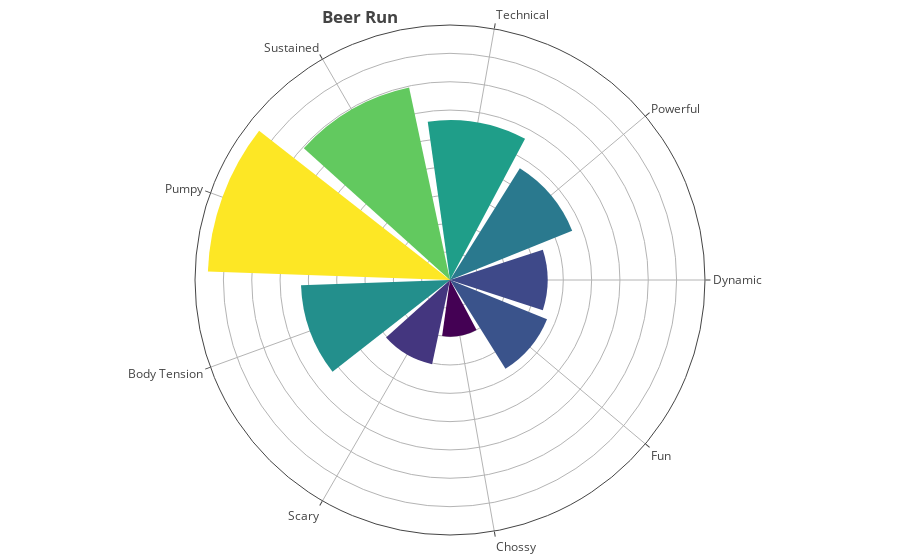

Here is the notebook cell this chart was saved with:
### Code cell
# 114776484 No Excuse
# 106811748 Choke Cherry Eyes
# 113170173 Whipped Cream
# 107381798	Deepwater Horizon
# 105762645 Childhood's End
# 105749158 Sonic Youth
# 105756778	The Scenic Cruise
# 105758647 Fission aka Ken T'ank
# 105749797	Y2K
# 112095476	Backdoor Man
# 106812289 Double Stout
# 105749530 Skimbleshanks
# 106980056 The Rodeo
# 107892801 Chuckles
# 105753859 Beer Run

IDs = [114776484, 106812289, 113170173]

label_map = {
    'dynamic': 'Dynamic',
    'powerful': 'Powerful',
    'technical': 'Technical',
    'sustained': 'Sustained',
    'pump': 'Pumpy',
    'body_tension': 'Body Tension',
    'scary': 'Scary',
    'chossy': 'Chossy',
    'fun': 'Fun',
}

# multi_route_radar_plot(IDs, df, model, general_descriptors, label_map)
route_profile_plot(105753859, df, model, general_descriptors, label_map)

### Figure 1 — Plotly figure (JSON) as saved in the notebook; plotly's stock layout.template omitted (floating-point values rounded to 4 significant figures)
{"data": [{"customdata": [["Dynamic", 0.17], ["Powerful", 0.23], ["Technical", 0.28], ["Sustained", 0.35], ["Pumpy", 0.43], ["Body Tension", 0.26], ["Scary", 0.15], ["Chossy", 0.1], ["Fun", 0.18]], "hoverlabel": {"bgcolor": "white", "font": {"family": "Arial", "size": 12}}, "hovertemplate": "%{customdata[0]} = %{customdata[1]}<extra></extra>", "marker": {"color": [0.1723, 0.2326, 0.2822, 0.3473, 0.4277, 0.2632, 0.1519, 0.1, 0.1848], "colorscale": [[0, "#440154"], [0.1111, "#482878"], [0.2222, "#3e4989"], [0.3333, "#31688e"], [0.4444, "#26828e"], [0.5556, "#1f9e89"], [0.6667, "#35b779"], [0.7778, "#6ece58"], [0.8889, "#b5de2b"], [1, "#fde725"]]}, "name": "Beer Run (5.13a)", "r": [0.1723, 0.2326, 0.2822, 0.3473, 0.4277, 0.2632, 0.1519, 0.1, 0.1848], "theta": ["Dynamic", "Powerful", "Technical", "Sustained", "Pumpy", "Body Tension", "Scary", "Chossy", "Fun"], "type": "barpolar"}], "layout": {"margin": {"b": 25, "l": 1, "pad": 5, "r": 1, "t": 25}, "polar": {"radialaxis": {"linewidth": 0, "showticklabels": false, "ticks": ""}}, "title": {"text": "<b>Beer Run", "x": 0.4, "xanchor": "center", "y": 0.98, "yanchor": "top"}}}
